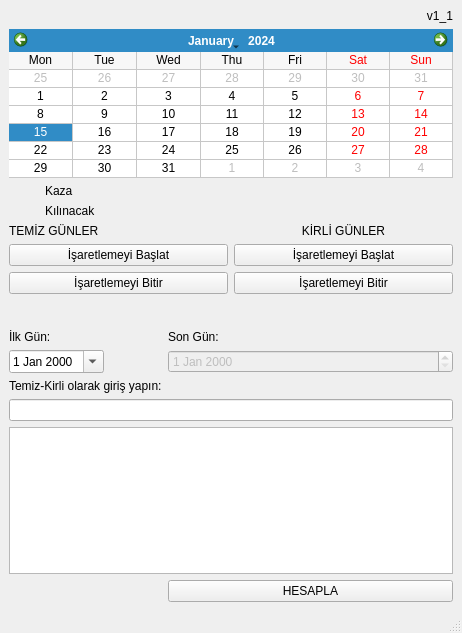
<?xml version="1.0" encoding="UTF-8"?>
<ui version="4.0">
 <class>MainWindow</class>
 <widget class="QMainWindow" name="MainWindow">
  <property name="geometry">
   <rect>
    <x>0</x>
    <y>0</y>
    <width>462</width>
    <height>633</height>
   </rect>
  </property>
  <property name="windowTitle">
   <string>MainWindow</string>
  </property>
  <widget class="QWidget" name="centralwidget">
   <layout class="QFormLayout" name="formLayout">
    <item row="1" column="0">
     <widget class="QLabel" name="label">
      <property name="text">
       <string>İlk Gün:</string>
      </property>
     </widget>
    </item>
    <item row="1" column="1">
     <widget class="QLabel" name="label_2">
      <property name="text">
       <string>Son Gün:</string>
      </property>
     </widget>
    </item>
    <item row="4" column="0">
     <widget class="QDateEdit" name="startDateEdit">
      <property name="calendarPopup">
       <bool>true</bool>
      </property>
     </widget>
    </item>
    <item row="4" column="1">
     <widget class="QDateEdit" name="finishDateEdit">
      <property name="enabled">
       <bool>false</bool>
      </property>
      <property name="maximumSize">
       <size>
        <width>16777215</width>
        <height>16777215</height>
       </size>
      </property>
     </widget>
    </item>
    <item row="15" column="1">
     <widget class="QPushButton" name="pushButton">
      <property name="text">
       <string>HESAPLA</string>
      </property>
     </widget>
    </item>
    <item row="0" column="0" colspan="2">
     <layout class="QGridLayout" name="upperGridLayout">
      <property name="bottomMargin">
       <number>30</number>
      </property>
      <item row="7" column="0">
       <widget class="QPushButton" name="finishTemizPushButton">
        <property name="text">
         <string>İşaretlemeyi Bitir</string>
        </property>
       </widget>
      </item>
      <item row="1" column="0" colspan="2">
       <widget class="CalendarWidget" name="calendarWidget">
        <property name="gridVisible">
         <bool>true</bool>
        </property>
        <property name="verticalHeaderFormat">
         <enum>QCalendarWidget::NoVerticalHeader</enum>
        </property>
        <property name="dateEditEnabled">
         <bool>true</bool>
        </property>
       </widget>
      </item>
      <item row="6" column="0">
       <widget class="QPushButton" name="startTemizPushButton">
        <property name="text">
         <string>İşaretlemeyi Başlat</string>
        </property>
       </widget>
      </item>
      <item row="0" column="1">
       <widget class="QLabel" name="label_7">
        <property name="text">
         <string>v1_1</string>
        </property>
        <property name="alignment">
         <set>Qt::AlignRight|Qt::AlignTrailing|Qt::AlignVCenter</set>
        </property>
       </widget>
      </item>
      <item row="4" column="0">
       <widget class="QLabel" name="label_3">
        <property name="text">
         <string>TEMİZ GÜNLER</string>
        </property>
       </widget>
      </item>
      <item row="4" column="1">
       <widget class="QLabel" name="label_4">
        <property name="text">
         <string>KİRLİ GÜNLER</string>
        </property>
        <property name="alignment">
         <set>Qt::AlignCenter</set>
        </property>
       </widget>
      </item>
      <item row="7" column="1">
       <widget class="QPushButton" name="finishKirliPushButton">
        <property name="text">
         <string>İşaretlemeyi Bitir</string>
        </property>
       </widget>
      </item>
      <item row="2" column="0">
       <layout class="QHBoxLayout" name="horizontalLayout">
        <property name="bottomMargin">
         <number>0</number>
        </property>
        <item>
         <widget class="QLabel" name="label_8">
          <property name="maximumSize">
           <size>
            <width>30</width>
            <height>16777215</height>
           </size>
          </property>
          <property name="text">
           <string/>
          </property>
          <property name="pixmap">
           <pixmap resource="resources.qrc">:/icons/yellow.ico</pixmap>
          </property>
         </widget>
        </item>
        <item>
         <widget class="QLabel" name="label_6">
          <property name="text">
           <string>Kaza</string>
          </property>
         </widget>
        </item>
       </layout>
      </item>
      <item row="6" column="1">
       <widget class="QPushButton" name="startKirliPushButton">
        <property name="text">
         <string>İşaretlemeyi Başlat</string>
        </property>
       </widget>
      </item>
      <item row="3" column="0">
       <layout class="QHBoxLayout" name="horizontalLayout_2">
        <property name="bottomMargin">
         <number>0</number>
        </property>
        <item>
         <widget class="QLabel" name="label_10">
          <property name="maximumSize">
           <size>
            <width>30</width>
            <height>16777215</height>
           </size>
          </property>
          <property name="text">
           <string/>
          </property>
         </widget>
        </item>
        <item>
         <widget class="QLabel" name="label_9">
          <property name="text">
           <string>Kılınacak</string>
          </property>
         </widget>
        </item>
       </layout>
      </item>
      <item row="2" column="1">
       <layout class="QHBoxLayout" name="horizontalLayout_3"/>
      </item>
      <item row="3" column="1">
       <layout class="QHBoxLayout" name="horizontalLayout_4"/>
      </item>
     </layout>
    </item>
    <item row="5" column="0">
     <widget class="QLabel" name="label_5">
      <property name="text">
       <string>Temiz-Kirli olarak giriş yapın:</string>
      </property>
     </widget>
    </item>
    <item row="6" column="0" colspan="2">
     <widget class="QLineEdit" name="lineEdit"/>
    </item>
    <item row="7" column="0" colspan="2">
     <widget class="QTextEdit" name="messageTextEdit"/>
    </item>
   </layout>
  </widget>
  <widget class="QMenuBar" name="menubar">
   <property name="geometry">
    <rect>
     <x>0</x>
     <y>0</y>
     <width>462</width>
     <height>20</height>
    </rect>
   </property>
  </widget>
  <widget class="QStatusBar" name="statusbar"/>
 </widget>
 <customwidgets>
  <customwidget>
   <class>CalendarWidget</class>
   <extends>QCalendarWidget</extends>
   <header>calendarwidget.h</header>
  </customwidget>
 </customwidgets>
 <resources>
  <include location="resources.qrc"/>
 </resources>
 <connections/>
</ui>
